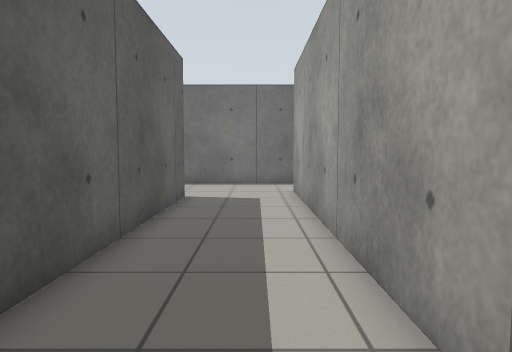
[1] (above)

18 first-person views from a walk through a robot-simulator world made for Gazebo. The camera is 0.85 m above the floor, tilts 4° down and sees 70° across. The floor is counted in squares, 0.5 m on a side. Each view is taken from the middle of a square. On the plan, view 1 faces up. The plan holds only what a view shows up to about 17 squares ahead; the rest is blank.

[2]
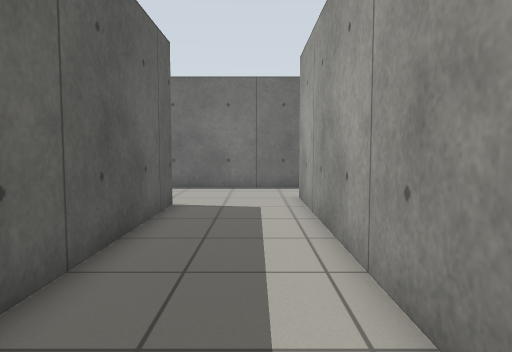

[3]
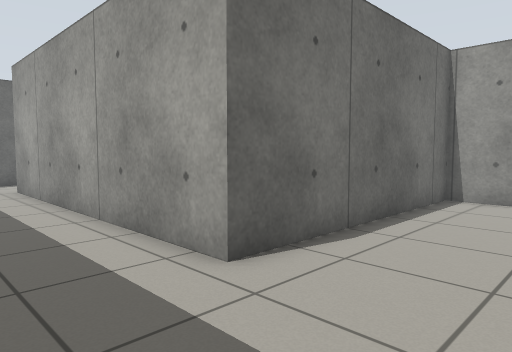

[4]
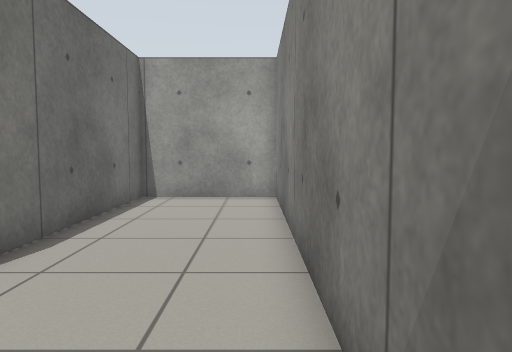

[5]
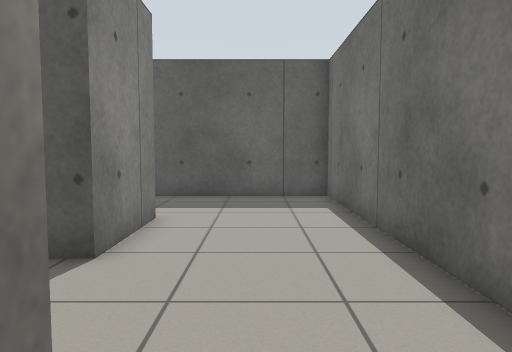

[6]
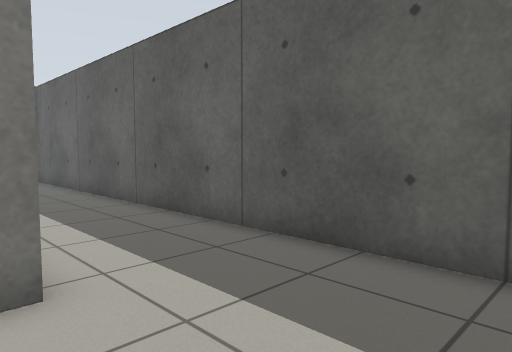

[7]
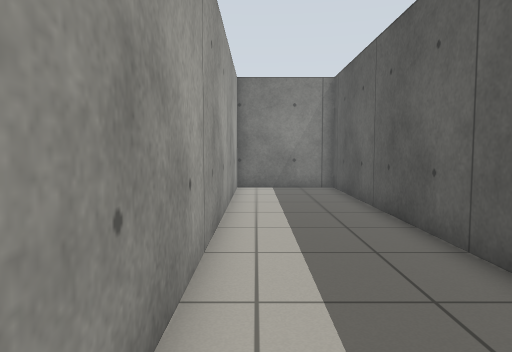

[8]
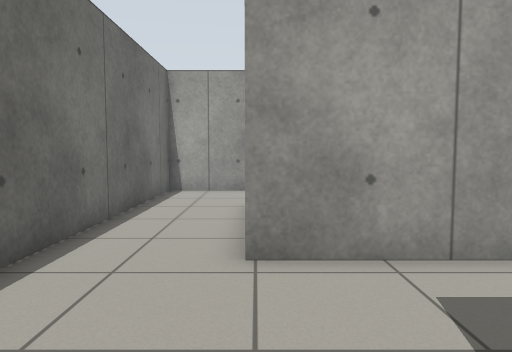

[9]
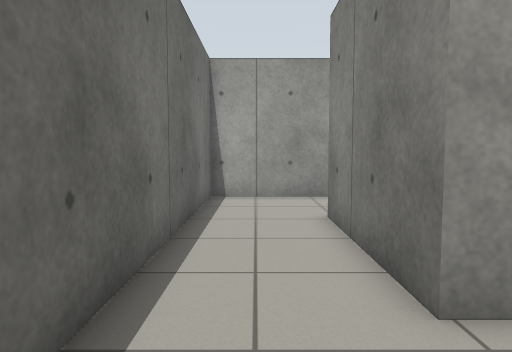

[10]
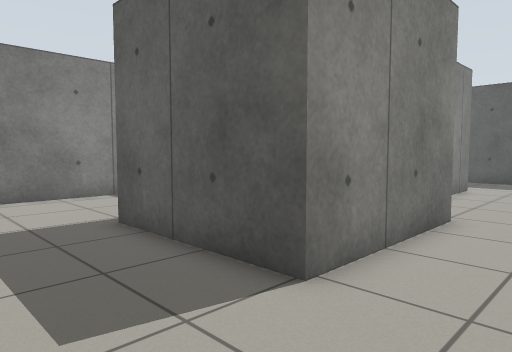

[11]
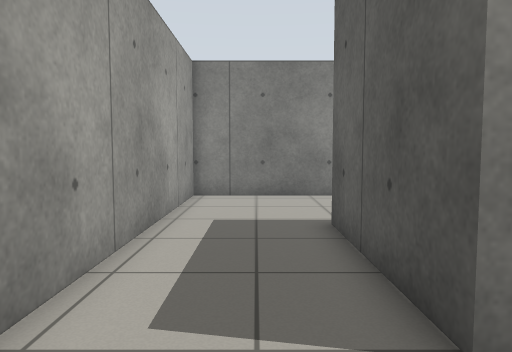

[12]
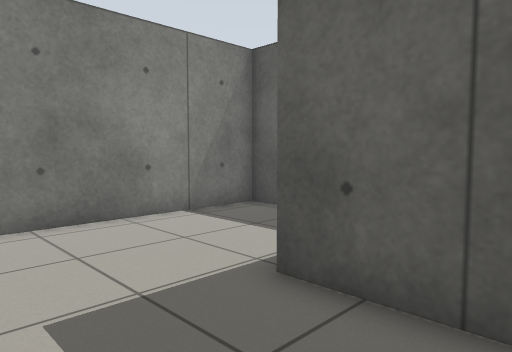

[13]
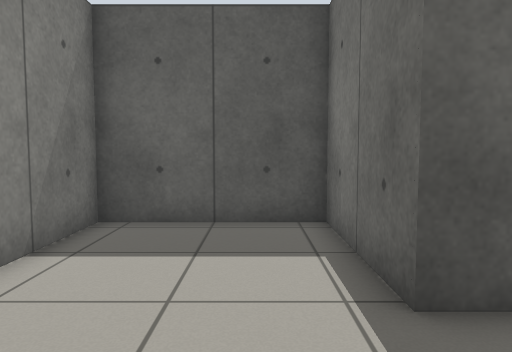

[14]
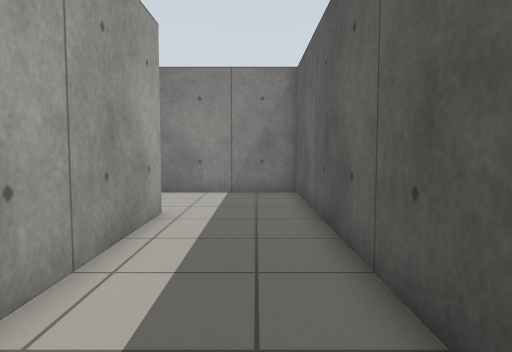

[15]
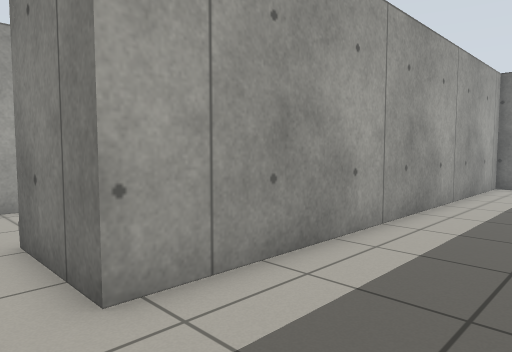

[16]
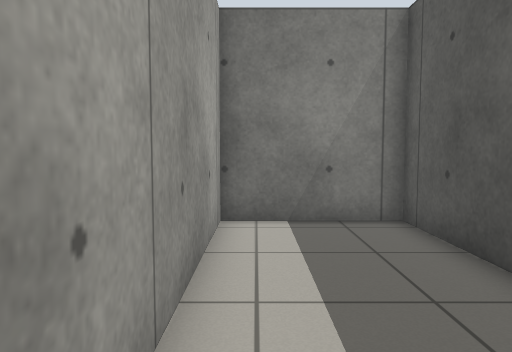

[17]
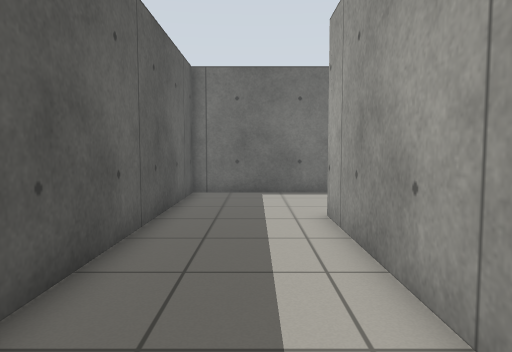

[18]
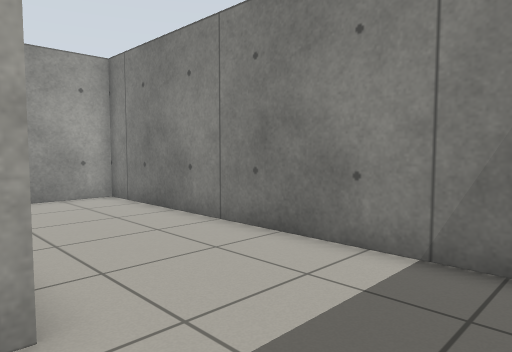

### Floor plan
Ten units are one square. View 1 is at (0, 0); x grows to the right and y downward. Boxes are objects, and circles mark ways between rooms. Rooms are numbered by the first view taken in them; rooms with no view inside come last. Other rooms are left out.
<svg viewBox="-110 -192 229 234">
<path fill="none" stroke="#000" d="M14 -187 -105 -187 -105 37 -61 37 -61 -135 -26 -135 -26 27 114 27 114 -22 16 -22 16 -152M16 -152 73 -152 73 -97 25 -97 25 -43 114 -43 114 -187 14 -187"/>
<circle cx="20" cy="-170" r="3" fill="#2a7"/>
<text x="-20" y="-70">1</text>
<text x="80" y="-110">2</text>
</svg>
Room 1 opens to room 2.

Where each view was taken, in squares from view 1:
view 1: 0 up, 0 right, facing up
view 2: 2 up, 0 right, facing up
view 3: 2 down, 2 left, facing up-right
view 4: 2 down, 2 left, facing right
view 5: 16 up, 3 right, facing left
view 6: 18 up, 5 left, facing down-left
view 7: 13 up, 7 left, facing down
view 8: 15 up, 4 left, facing right
view 9: 17 up, 2 left, facing right
view 10: 18 up, 11 right, facing down-left
view 11: 18 up, 9 right, facing down
view 12: 13 up, 11 right, facing down-left
view 13: 8 up, 11 right, facing left
view 14: 12 up, 1 left, facing down
view 15: 15 up, 10 left, facing down-right
view 16: 5 up, 7 left, facing down
view 17: 4 up, 8 left, facing up
view 18: 3 up, 2 left, facing down-right
